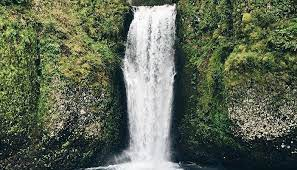
#> input picture exercicios-para-treino/atividade6/cachoeira.jfif, 297 x 170 px, found by its file name
$ python atividade6.py   (older library calls are emulated)
#> lines starting #> are read from the running program, lines starting #| are printed output that depends on the picture; after the words box and inside, x2 and y2 are one past the last pixel; in counts of white or black regions, pixels touching at a corner belong together
#> further down, imagem_original is the input picture: shape (170, 297, 3); mean B, G, R 85.7, 104.3, 95.2
import cv2
import numpy as np
import os

# --- FUNÇÃO AUXILIAR PARA LIMPEZA ---
def limpar_ruido_conectividade(mascara_binaria):
    """
    Remove todos os pequenos objetos brancos de uma máscara, mantendo apenas o maior.
    Isso é útil para limpar ruídos depois da binarização.
    """
    # Encontra todos os componentes (objetos brancos) na imagem
    num_labels, labels, stats, centroids = cv2.connectedComponentsWithStats(mascara_binaria, 4, cv2.CV_32S)

    # Se não houver nada além do fundo, retorna a máscara original
    if num_labels < 2:
        return mascara_binaria

    # Encontra o índice (label) do maior componente, ignorando o fundo (label 0)
    maior_componente_idx = np.argmax(stats[1:, cv2.CC_STAT_AREA]) + 1

    # Cria uma nova imagem preta com o mesmo tamanho
    resultado_limpo = np.zeros_like(mascara_binaria)

    # Pinta de branco apenas os pixels que pertencem ao maior componente
    resultado_limpo[labels == maior_componente_idx] = 255

    return resultado_limpo

# --- FUNÇÕES DE SEGMENTAÇÃO PARA CADA IMAGEM ---

def segmentar_cachoeira(imagem):
    imagem_cinza = cv2.cvtColor(imagem, cv2.COLOR_BGR2GRAY)
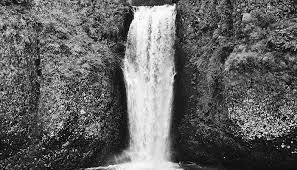
#> imagem_cinza: shape (170, 297); min 0, max 255, mean 99.4
    # cachoeira que é muito brilhante, limiar alto
    _, mascara = cv2.threshold(imagem_cinza, 200, 255, cv2.THRESH_BINARY)
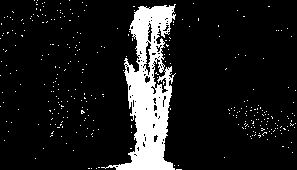
#> mascara: shape (170, 297); 11.4% white; 320 white regions (319 under 20 px), largest, box (x1, y1, x2, y2) and area: (101, 4, 176, 170) 5291
    mascara_limpa = limpar_ruido_conectividade(mascara)
#> in limpar_ruido_conectividade, `num_labels, labels, stats, centroids = cv2.connectedComponentsWithStat..`:
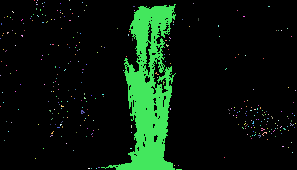
#> labels: shape (170, 297) int32; 321 distinct labels, from 0 to 320; one colour per label, 0 black
#> in limpar_ruido_conectividade, `num_labels, labels, stats, centroids = cv2.connectedComponentsWithStat..`: num_labels = 321; stats = 321 rows, first 6: [0, 0, 297, 170, 44751], [34, 0, 1, 1, 1], [37, 0, 1, 1, 1], [69, 0, 1, 1, 1], [36, 2, 1, 1, 1], [42, 3, 1, 1, 1]; centroids = 321 pairs, first value 0 to 295, second value 0 to 169
#> in limpar_ruido_conectividade, `maior_componente_idx = np.argmax(stats[1:, cv2.CC_STAT_AREA]) + 1`: maior_componente_idx = 12
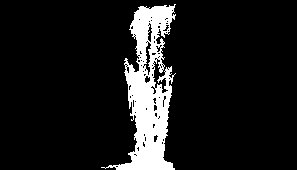
#> mascara_limpa: shape (170, 297); 10.5% white; 1 white region, box (x1, y1, x2, y2) and area: (101, 4, 176, 170) 5291
    return mascara_limpa

def segmentar_plantacao(imagem):
    imagem_cinza = cv2.cvtColor(imagem, cv2.COLOR_BGR2GRAY)
    # Equalização para aumentar o contraste entre céu e plantação
    img_equalizada = cv2.equalizeHist(imagem_cinza)
    # Pega o céu que ficou branco
    _, mascara_ceu = cv2.threshold(img_equalizada, 210, 255, cv2.THRESH_BINARY)
    # Inverte a máscara para destacar a plantação
    mascara_plantacao = cv2.bitwise_not(mascara_ceu)
    return mascara_plantacao

def segmentar_predios(imagem):
    imagem_cinza = cv2.cvtColor(imagem, cv2.COLOR_BGR2GRAY)
    # Equalização para ajudar a separar o céu dos prédios
    img_equalizada = cv2.equalizeHist(imagem_cinza)
    # Pega o céu brilhante
    _, mascara_ceu = cv2.threshold(img_equalizada, 215, 255, cv2.THRESH_BINARY)
    # Inverte para destacar os prédios e árvores
    mascara_predios = cv2.bitwise_not(mascara_ceu)
    return mascara_predios

def segmentar_macas(imagem):
    # Separa os canais de cor BGR (Azul, Verde, Vermelho)
    _, _, canal_vermelho = cv2.split(imagem)
    # No canal vermelho, as maçãs são muito mais claras que as folhas
    _, mascara = cv2.threshold(canal_vermelho, 160, 255, cv2.THRESH_BINARY)
    mascara_limpa = limpar_ruido_conectividade(mascara)
    return mascara_limpa

def segmentar_orquidea(imagem):
    _, _, canal_vermelho = cv2.split(imagem)
    # As flores rosas/vermelhas se destacam no canal vermelho
    _, mascara = cv2.threshold(canal_vermelho, 180, 255, cv2.THRESH_BINARY)
    mascara_limpa = limpar_ruido_conectividade(mascara)
    return mascara_limpa

def segmentar_desmatamento(imagem):
    imagem_cinza = cv2.cvtColor(imagem, cv2.COLOR_BGR2GRAY)
    # Equalização para aumentar o contraste entre a terra e a floresta
    img_equalizada = cv2.equalizeHist(imagem_cinza)
    # A área desmatada fica bem clara após a equalização
    _, mascara = cv2.threshold(img_equalizada, 150, 255, cv2.THRESH_BINARY)
    mascara_limpa = limpar_ruido_conectividade(mascara)
    return mascara_limpa


# --- EXECUÇÃO PRINCIPAL ---
if __name__ == "__main__":
    pasta_entrada = 'C:\\Users\\symon\\Documents\\GitHub\\processamento-imagens\\exercicios-para-treino\\atividade6'
    pasta_saida = 'C:\\Users\\symon\\Documents\\GitHub\\processamento-imagens\\exercicios-para-treino\\atividade6\\resultados'

    if not os.path.exists(pasta_saida):
        os.makedirs(pasta_saida)

    tarefas = {
        "cachoeira.jfif": segmentar_cachoeira,
        "plantacao.jfif": segmentar_plantacao,
        "predios.jfif": segmentar_predios,
        "maca.jfif": segmentar_macas,
        "orquidea.jfif": segmentar_orquidea,
        "desmatamento.jfif": segmentar_desmatamento
    }

    print("Iniciando a segmentação de imagens...")

    for nome_arquivo, funcao in tarefas.items():
        caminho_entrada = os.path.join(pasta_entrada, nome_arquivo)

        # Lê a magem
        imagem_original = cv2.imread(caminho_entrada)

        if imagem_original is None:
            print(f"ERRO: Não foi possível ler a imagem: {nome_arquivo}. Verifique o nome e a pasta.")
            continue

        print(f"Processando: {nome_arquivo}...")

        resultado_final = funcao(imagem_original)

        # Salva o resultado
        novo_nome = f"segmentado_{os.path.splitext(nome_arquivo)[0]}.png"
        caminho_saida = os.path.join(pasta_saida, novo_nome)
        cv2.imwrite(caminho_saida, resultado_final)
#> pass 2 of the loop `for nome_arquivo, funcao in tarefas.items():`:
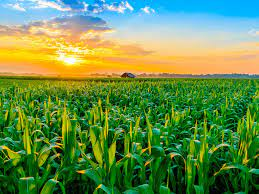
#> input picture exercicios-para-treino/atividade6/plantacao.jfif, 259 x 194 px, found by its file name
#> imagem_original is the input picture: shape (194, 259, 3); mean B, G, R 77.5, 143.3, 104.8
#> in segmentar_plantacao, `img_equalizada = cv2.equalizeHist(imagem_cinza)`:
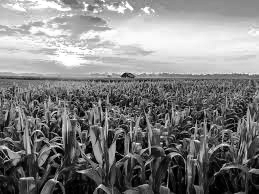
#> img_equalizada: shape (194, 259); min 0, max 255, mean 128.1
#> in segmentar_plantacao, `_, mascara_ceu = cv2.threshold(img_equalizada, 210, 255, cv2.THRESH_BI..`:
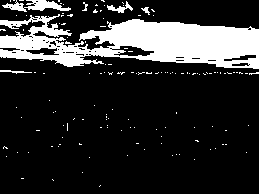
#> mascara_ceu: shape (194, 259); 18.2% white; 137 white regions (131 under 20 px), largest, box (x1, y1, x2, y2) and area: (0, 14, 259, 69) 8142, (2, 0, 71, 12) 412, (107, 1, 133, 13) 114, (0, 70, 32, 74) 56, (141, 7, 150, 15) 33, (82, 2, 88, 11) 23
#> pass 3 of the loop `for nome_arquivo, funcao in tarefas.items():`:
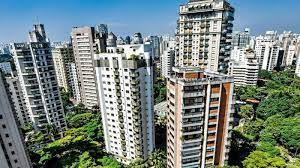
#> input picture exercicios-para-treino/atividade6/predios.jfif, 300 x 168 px, found by its file name
#> imagem_original is the input picture: shape (168, 300, 3); mean B, G, R 127.9, 131.3, 116.2
#> in segmentar_predios, `img_equalizada = cv2.equalizeHist(imagem_cinza)`:
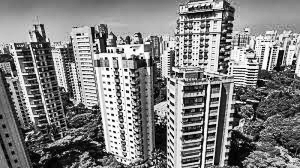
#> img_equalizada: shape (168, 300); min 0, max 255, mean 127.9
#> in segmentar_predios, `_, mascara_ceu = cv2.threshold(img_equalizada, 215, 255, cv2.THRESH_BI..`:
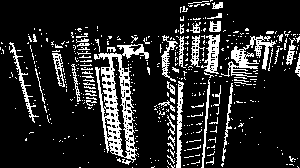
#> mascara_ceu: shape (168, 300); 15.7% white in thin lines or dots
#> mascara_predios: shape (168, 300); 84.3% white; black in thin lines or dots
#> the loop made 6 passes; the first 3 are shown

    print(f"\nProcesso finalizado! Os resultados foram salvos na pasta '{pasta_saida}'.")
